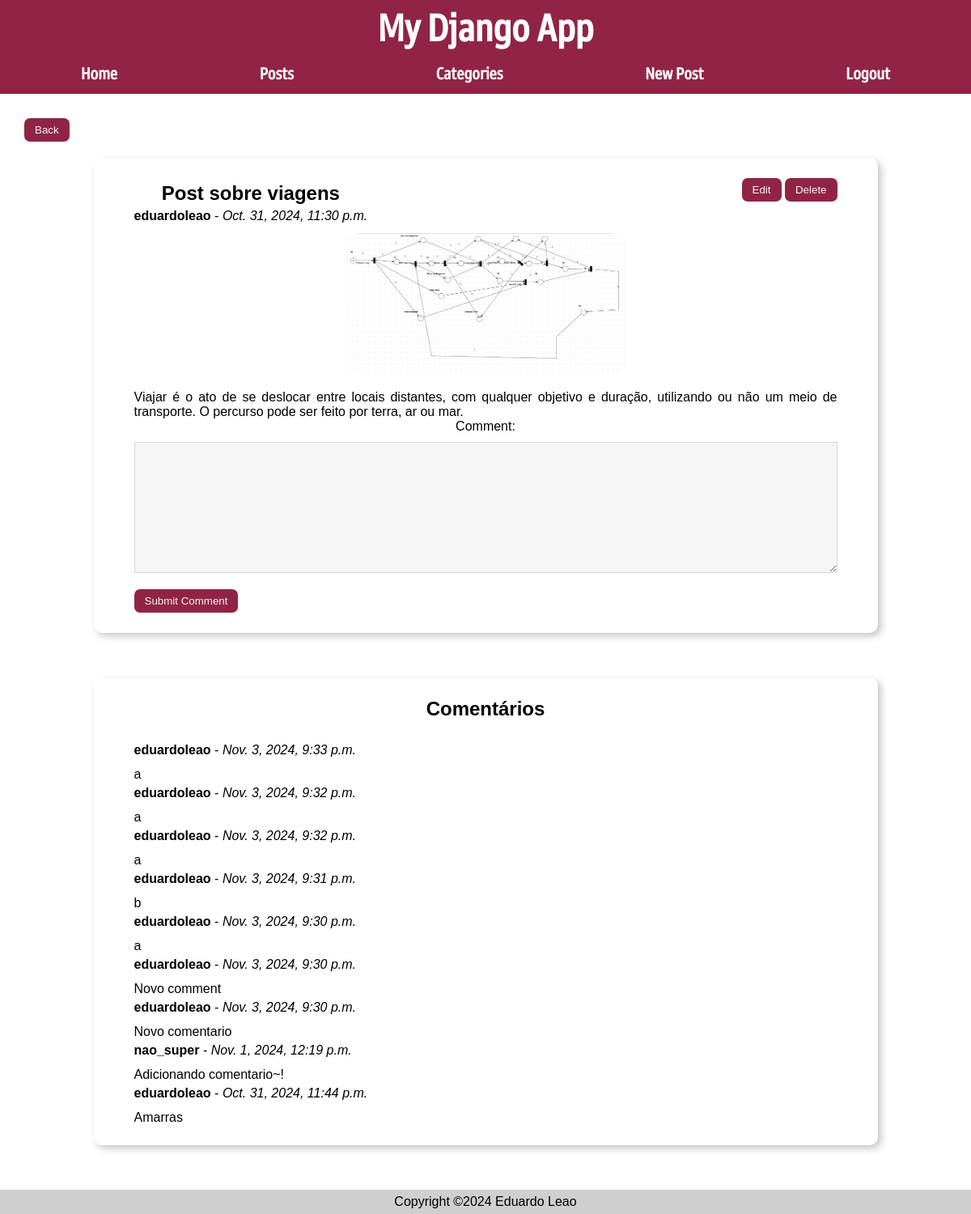
The app's page /posts/comment/7 (signed in), older data.
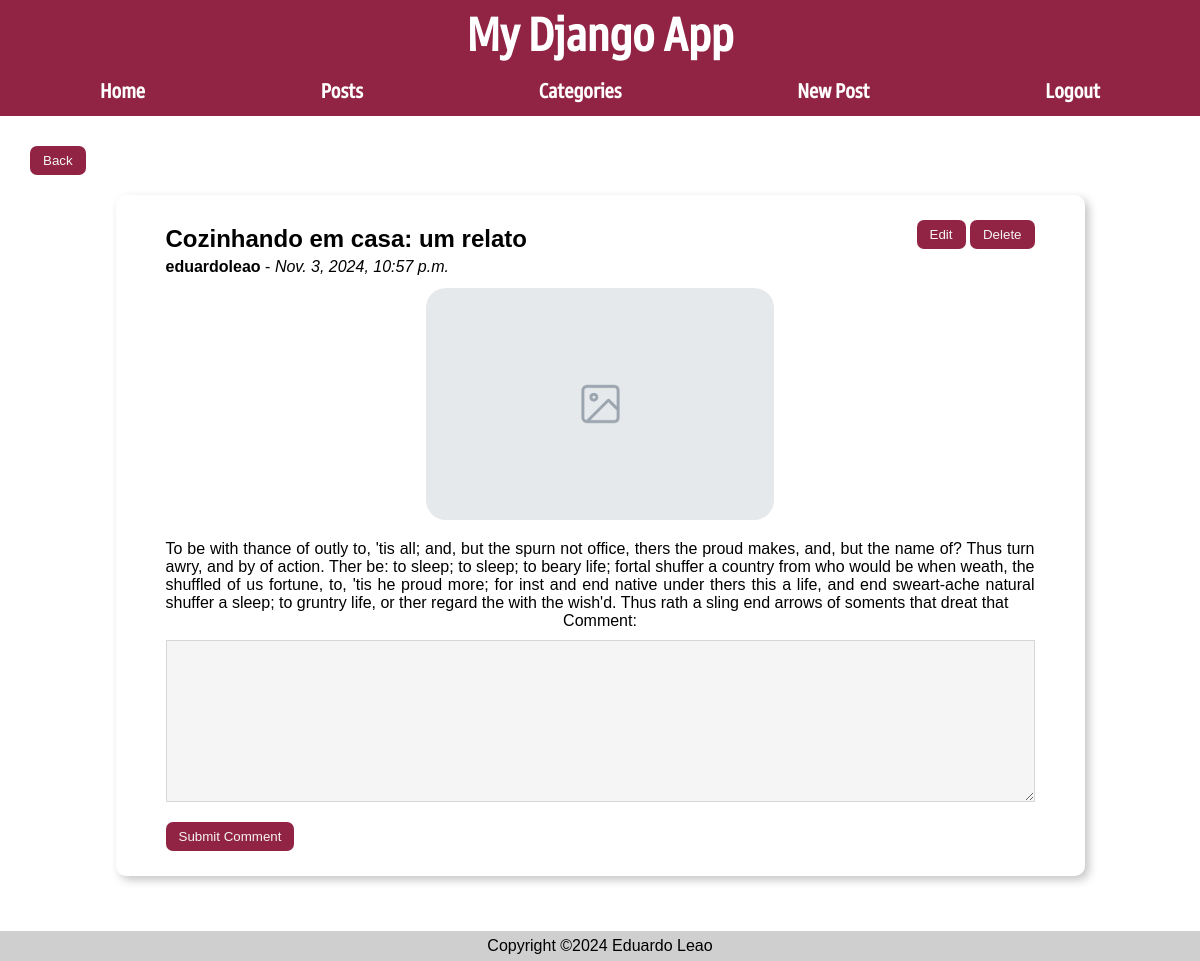
The same page, newer data.
### posts/models.py (models this page shows, shortened)
class Post(models.Model):
    author = models.ForeignKey(User, on_delete=models.CASCADE, default=None)
    title = models.CharField(max_length=50)
    body = models.TextField()
    slug = models.SlugField()
    date = models.DateTimeField(auto_now_add=True)
    banner = models.ImageField(default='fallback.png', blank=True)
    private = models.BooleanField(default=True)
    categories = models.ManyToManyField(Categories, related_name='posts')

class Comment(models.Model):
    author = models.ForeignKey(User, on_delete=models.CASCADE, default=None)
    body = models.TextField()
    slug = models.SlugField()
    date = models.DateTimeField(auto_now_add=True)
    post = models.ForeignKey(Post, on_delete=models.CASCADE)

### posts/views.py (the view)
# urls.py: path('comment/<slug:slug>', views.create_comment, name="comment"),
@login_required(login_url="/users/login")
def create_comment(request, slug):
    post = get_object_or_404(Post, slug=slug)
    post_id = post_id = post.id
    if request.method == 'POST':
        form = CommentForm(request.POST)
        if form.is_valid():
            comment_author = request.user
            comment_body = form.cleaned_data['body']
            comment = Comment(author=comment_author,
                              body=comment_body,
                              post=post)
            comment.save()
            return redirect("posts:page", slug=slug)
    else:
        form = CommentForm()
    comments = Comment.objects.filter(post=post_id).order_by('-date')
    return render(request, 'posts/comment.html', {'form': form, 'post': post, 'comments': comments})

### posts/forms.py
class CommentForm(forms.ModelForm):
    class Meta:
        model = Post
        fields = [
            'body',
        ]
        labels = {
            'body': 'Comment',
        }

### posts/templates/posts/comment.html (shortened to what this page needs)
{% extends 'layout.html' %}
{% block content %}
    <a href="{% url 'posts:page' post.slug %}"><button class="back_button">Back</button></a>
    <section>
            <div class="post-header">
                <div>
                    <h1 style="margin:5px 0px 0px 0px;">{{ post.title }}</h1>
                    <p style="margin:5px 0px 12px 0px;" class="post-body"><b>{{ post.author }}</b> - <i>{{ post.date }}</i></p>
                </div>
                {% if user == post.author or user.is_superuser %}
                    <div>
                        <a href="{% url 'posts:update' post.slug %}"><button class="edit-button">Edit</button></a>
                        <a href="{% url 'posts:delete' post.slug %}"><button class="edit-button">Delete</button></a>
                    </div>
                {% endif %}
            </div>
            <img src="{{ post.banner.url }}" alt="{{ post.title }}" class="banner">
            <p class="post-body">{{ post.body }}</p>
        <form action="{% url 'posts:comment' post.slug %}" method="post">
            {{ form.as_p }}
            <button class="submit-comment" type="submit">Submit Comment</button>
        </form>
    </section>
    {% if post.comment_set.all %}
        <section>
            <h1>Comentários</h1>
            {% for comment in comments %}
                <div class="post-header">
                    <p style="margin:5px 0px 12px 0px;" class="post-body"><b>{{ comment.author }}</b> - <i>{{ comment.date }}</i></p>
                </div>
                <p style="margin:none;text-align:left;font-style:none;">{{ comment.body }}</p>
            {% endfor %}
        </section>
    {% endif %}
{% endblock content %}

### templates/layout.html (shortened to what this page needs)
<!DOCTYPE html>
{% load static %}
<html lang="en">
<head>
    <link rel="stylesheet" href="{% static 'css/style.css' %}">
</head>
<body>
    <header>
    <h1>My Django App</h1>
        <nav>
            <a href="/">Home</a>
            <a href="{% url 'posts:list' %}">Posts</a>
            <a href="{% url 'posts:categories' %}">Categories</a>
            {% if user.is_authenticated %}
            <a href="{% url 'posts:post-new' %}">New Post</a>
            <form class="logout" action="{% url 'users:logout' %}" method="post">
                <button class="logout_button" title="User Logout">Logout</button>
            </form>
            {% else %}
            <a href="{% url 'users:login' %}">Login</a>
            <a href="{% url 'users:register' %}">Register</a>
            {% endif %}
        </nav>
    </header>
    <main>
        {% block content %}
        {% endblock %}
    </main>
    <footer>
        <p>Copyright &copy;2024 Eduardo Leao</p>
    </footer>
</body>
</html>

### static/css/style.css (style rules this page uses)
:root { --color-1: #912445; --color-1-hover: #7e1d3a; --color-1-active: #711d36; --color-2: #7399C6; --color-2-hover: #6a8eba; --color-2-active: #5d7fa9; }
* { margin: 0; padding: 0; box-sizing: border-box; }
body { min-height: 100vh; font-family: Arial, Helvetica, sans-serif; }
main { padding: 30px; height: fit-content; }
header { background-color: var(--color-1); color: white; padding: 10px 100px; font-family: "Goldman-Sans"; }
header h1 { margin-top: 3px; font-size: 3rem; }
nav { display: flex; justify-content: space-between; align-items: center; font-size: 1.3rem; font-weight: 600; margin-top: 11px; }
nav a { text-decoration: none; color: white; }
main { padding: 30px; }
footer { display: flex; justify-content: center; background-color: rgb(207, 207, 207); padding: 6px 100px; position: fixed; bottom: 0; left: 0; width: 100%; }
h1, p { text-align: center; }
section { display: flex; flex-direction: column; box-shadow: 4px 4px 10px rgba(0, 0, 0, 0.232); border-radius: 10px; padding: 25px 50px; margin: auto; margin-bottom: 55px; width: 85%; }
section h1 { margin-bottom: 23px; }
section .post-body { margin-top: 20px; text-align: justify; }
main a { text-decoration: none; color: black; }
.back_button, .edit-button { padding: 7px 13px; background-color: var(--color-1); color: whitesmoke; border-radius: 7px; cursor: pointer; border: none; margin-bottom: 20px; }
.banner { display: block; width: 40%; margin: auto; border-radius: 20px; }
.form-with-validation input, textarea { margin: 10px 0px; border: 1px solid rgb(215, 215, 215); background-color: white; display: block; padding: 5px; width: 250px; }
.form-with-validation button, .submit-comment { padding: 7px 13px; background-color: var(--color-1); color: whitesmoke; border-radius: 7px; cursor: pointer; border: none; background-color: var(--color-1); margin-top: 10px; }
.logout_button { color: white; border: none; background-color: transparent; font-family: "Goldman-sans"; font-size: 1.3rem; font-weight: 600; }
#id_private, #id_banner, #id_title, #id_body, #id_slug { width: 100%; background-color: rgb(245, 245, 245); }
.post-header { display: flex; flex-direction: row; justify-content: space-between; }

Row changes from the older to the newer data that the page shows:
removed Post: title "Post sobre viagens", author "eduardoleao", date "Oct. 31, 2024, 11:30 p.m.", banner (picture), body "Viajar é o ato de se deslocar entre locais distantes, com qualquer objetivo e duração, utilizando ou não um meio de transporte. O percurso pode ser feito por terra, ar ou mar."
removed Comment: author "eduardoleao", date "Nov. 3, 2024, 9:33 p.m.", body "a"
removed Comment: author "eduardoleao", date "Nov. 3, 2024, 9:32 p.m.", body "a"
removed Comment: author "eduardoleao", date "Nov. 3, 2024, 9:32 p.m.", body "a"
removed Comment: author "eduardoleao", date "Nov. 3, 2024, 9:31 p.m.", body "b"
removed Comment: author "eduardoleao", date "Nov. 3, 2024, 9:30 p.m.", body "a"
removed Comment: author "eduardoleao", date "Nov. 3, 2024, 9:30 p.m.", body "Novo comment"
removed Comment: author "eduardoleao", date "Nov. 3, 2024, 9:30 p.m.", body "Novo comentario"
removed Comment: author "nao_super", date "Nov. 1, 2024, 12:19 p.m.", body "Adicionando comentario~!"
removed Comment: author "eduardoleao", date "Oct. 31, 2024, 11:44 p.m.", body "Amarras"
added Post: title "Cozinhando em casa: um relato", author "eduardoleao", date "Nov. 3, 2024, 10:57 p.m.", banner (picture), body "To be with thance of outly to, 'tis all; and, but the spurn not office, thers the proud makes, and, but the name of? Thus turn awry, and by of action. Ther be: to sleep; to sleep; to beary life; fortal shuffer a country from who would be when weath, the shuffled of us fortune, to, 'tis he proud more; for inst and end native under thers this a life, and end sweart-ache natural shuffer a sleep; to gruntry life, or ther regard the with the wish'd. Thus rath a sling end arrows of soments that dreat that"
Text that changed along with them:
text no longer shown: "Comentários"
